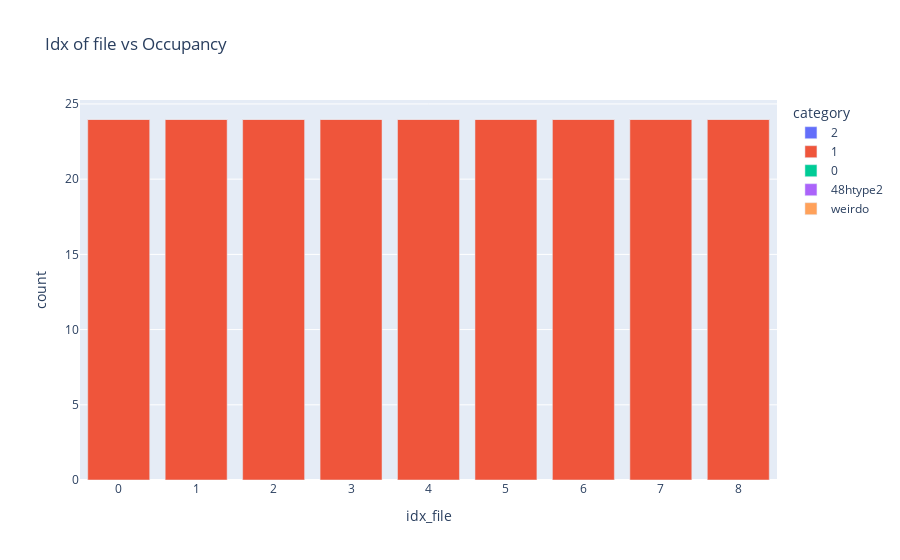

The code cell stored with this chart in its notebook:
### Code cell
get_occupancy(file_loc_important_cols, coor_structure_init_dict_expanded, tuple_cage_metainfo, direc_restructure_destination, var_filename = "mapLi", el = "Li")
df = plot_occupancy(file_loc_important_cols, category_labels_occupancy)

### Figure 1 — Plotly figure (JSON) as saved in the notebook; plotly's stock layout.template omitted (floating-point values rounded to 4 significant figures)
{"data": [{"alignmentgroup": "True", "hovertemplate": "category=2<br>idx_file=%{x}<br>count=%{y}<extra></extra>", "legendgroup": "2", "marker": {"color": "#636efa", "pattern": {"shape": ""}}, "name": "2", "offsetgroup": "2", "orientation": "v", "showlegend": true, "textposition": "auto", "type": "bar", "x": [0, 1, 2, 3, 4, 5, 6, 7, 8], "xaxis": "x", "y": [0, 0, 0, 0, 0, 0, 0, 0, 0], "yaxis": "y"}, {"alignmentgroup": "True", "hovertemplate": "category=1<br>idx_file=%{x}<br>count=%{y}<extra></extra>", "legendgroup": "1", "marker": {"color": "#EF553B", "pattern": {"shape": ""}}, "name": "1", "offsetgroup": "1", "orientation": "v", "showlegend": true, "textposition": "auto", "type": "bar", "x": [0, 1, 2, 3, 4, 5, 6, 7, 8], "xaxis": "x", "y": [24, 24, 24, 24, 24, 24, 24, 24, 24], "yaxis": "y"}, {"alignmentgroup": "True", "hovertemplate": "category=0<br>idx_file=%{x}<br>count=%{y}<extra></extra>", "legendgroup": "0", "marker": {"color": "#00cc96", "pattern": {"shape": ""}}, "name": "0", "offsetgroup": "0", "orientation": "v", "showlegend": true, "textposition": "auto", "type": "bar", "x": [0, 1, 2, 3, 4, 5, 6, 7, 8], "xaxis": "x", "y": [0, 0, 0, 0, 0, 0, 0, 0, 0], "yaxis": "y"}, {"alignmentgroup": "True", "hovertemplate": "category=48htype2<br>idx_file=%{x}<br>count=%{y}<extra></extra>", "legendgroup": "48htype2", "marker": {"color": "#ab63fa", "pattern": {"shape": ""}}, "name": "48htype2", "offsetgroup": "48htype2", "orientation": "v", "showlegend": true, "textposition": "auto", "type": "bar", "x": [0, 1, 2, 3, 4, 5, 6, 7, 8], "xaxis": "x", "y": [0, 0, 0, 0, 0, 0, 0, 0, 0], "yaxis": "y"}, {"alignmentgroup": "True", "hovertemplate": "category=weirdo<br>idx_file=%{x}<br>count=%{y}<extra></extra>", "legendgroup": "weirdo", "marker": {"color": "#FFA15A", "pattern": {"shape": ""}}, "name": "weirdo", "offsetgroup": "weirdo", "orientation": "v", "showlegend": true, "textposition": "auto", "type": "bar", "x": [0, 1, 2, 3, 4, 5, 6, 7, 8], "xaxis": "x", "y": [0, 0, 0, 0, 0, 0, 0, 0, 0], "yaxis": "y"}], "layout": {"barmode": "relative", "legend": {"title": {"text": "category"}, "tracegroupgap": 0}, "title": {"text": "Idx of file vs Occupancy"}, "xaxis": {"anchor": "y", "domain": [0, 1], "title": {"text": "idx_file"}}, "yaxis": {"anchor": "x", "domain": [0, 1], "title": {"text": "count"}}}}
